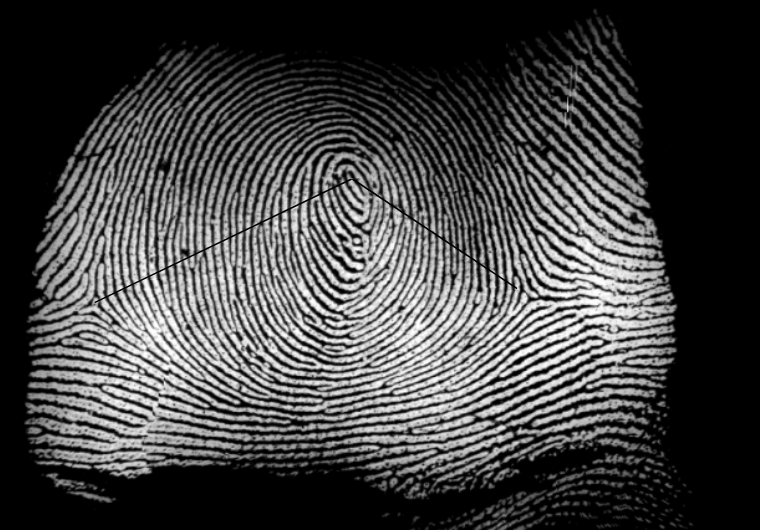
#> input picture imagen/img3.PNG, 760 x 532 px, found by its file name
$ python img.py   (older library calls are emulated)
#> lines starting #> are read from the running program, lines starting #| are printed output that depends on the picture; after the words box and inside, x2 and y2 are one past the last pixel; in counts of white or black regions, pixels touching at a corner belong together
import cv2
#importa libreria opencv
import numpy as np
#importa libreria numpy de opencv

def gabor_filter(image, theta=0, frequency=0.6, sigma_x=1, sigma_y=1):
    kernel = cv2.getGaborKernel((21, 21), sigma_x, sigma_y, frequency, 0.5, theta)
    filtered_image = cv2.filter2D(image, cv2.CV_8UC3, kernel)
    return filtered_image

def extract_fingerprint_features(image_path):
    image = cv2.imread(image_path, cv2.IMREAD_GRAYSCALE)
    orientations = [0, np.pi/4, np.pi/2, 3*np.pi/4]
    gabor_features = []
    for theta in orientations:
        filtered_image = gabor_filter(image, theta=theta)
        gabor_features.append(filtered_image)
    return gabor_features, image

def find_minutiae(image):
    # imagen binario
    _, binarized = cv2.threshold(image, 0, 255, cv2.THRESH_BINARY + cv2.THRESH_OTSU)

    # Mustra la imagen luego de adelgazarla
    cv2.imshow('Thinned Image', binarized)
    cv2.waitKey(0)
    cv2.destroyAllWindows()
    # toma la imagen adelgazada binariamentes y la converte en el esqueleto de esta
    thinning = cv2.ximgproc.thinning(binarized)
    skeleton = thinning.copy()
    skeleton = cv2.cvtColor(skeleton, cv2.COLOR_GRAY2BGR)

    # encuentra el contorno si cambian por RETR_External nunca muestra cosas en rojo no se porque
    contours, _ = cv2.findContours(thinning, cv2.RETR_LIST, cv2.CHAIN_APPROX_SIMPLE)

    # dibuja el contorno
    cv2.drawContours(skeleton, contours, -1, (255, 255, 255), 1)

    # muestra el controno
    cv2.imshow('Contours', skeleton)
    cv2.waitKey(0)
    cv2.destroyAllWindows()

    # filtro que se supone que busca los delta
    delta_minutiae = []
    for contour in contours:
        # busca en el controno de arriba linea 34
        perimeter = cv2.arcLength(contour, True)
        # para buscar en el contorno tama;a de como el perimtro entre mas le suban mas rojo les dara max 1 creo
        approx = cv2.approxPolyDP(contour, 0.03 * perimeter, True)
        if len(approx) == 3:  # Delta tiene 3 vertices
            # verifica el rango del contorno y revisa si este esta dentro del parametro
            area = cv2.contourArea(contour)
            if area >= 20 and area <= 800:  # ajusta el perimetro del area como el tama;o al que puede acceder
                # verifica que el rectangulo de la imagen sea cerca a 1
                x, y, w, h = cv2.boundingRect(contour)
                # divide el tama;o de la imagen con su altura
                aspect_ratio = float(w) / h
                if aspect_ratio >= 0.5 and aspect_ratio <= 2.5:  #ajusta el aspect ratio de la imagen
                    # checka si el contorno esta como en el centro del area
                    M = cv2.moments(contour)
                    cx = int(M['m10'] / M['m00'])
                    cy = int(M['m01'] / M['m00'])
                    if cv2.pointPolygonTest(contour, (cx, cy), False) == 1:
                        delta_minutiae.append(contour)

    # colorea las minutae en rojo
    cv2.drawContours(skeleton, delta_minutiae, -1, (0, 0, 255), 1)

    return skeleton

# muestra imagenes
def display_images(images, titles):
    for i, (image, title) in enumerate(zip(images, titles)):
        cv2.imshow(title, image)
    cv2.waitKey(0)
    cv2.destroyAllWindows()

def main():
    #ruta de la imagen
    image_path = 'imagen\img3.png'
    #manda la imagen al void de sacar el gabor filter
    gabor_features, original_image = extract_fingerprint_features(image_path)
#> in extract_fingerprint_features, image is the input picture: shape (532, 760); min 0, max 255, mean 67.4
#> the loop in extract_fingerprint_features, `for theta in orientations:` made 4 passes
#> pass 1, in gabor_filter, `filtered_image = cv2.filter2D(image, cv2.CV_8UC3, kernel)`:
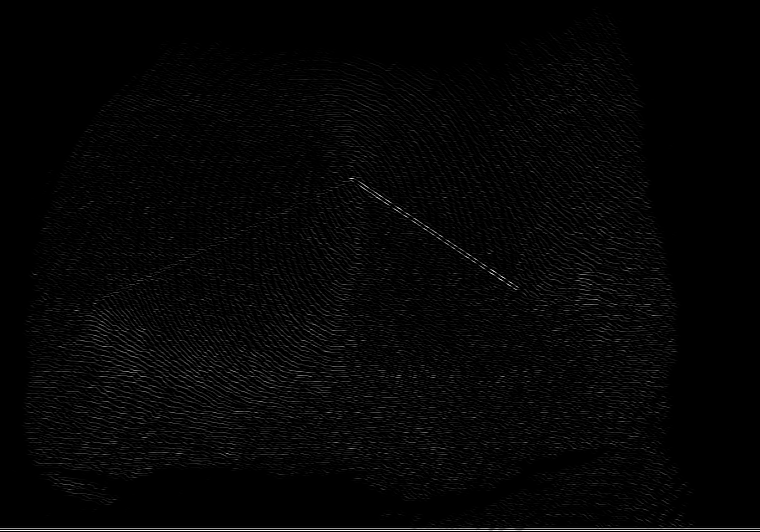
#> filtered_image: shape (532, 760); min 0, max 255, mean 5.5
#> after the loop in extract_fingerprint_features, `for theta in orientations:`: gabor_features = 4 items
#> gabor_features = 4 items
    #manda imagen a encontrar la minutiae
    minutiae_image = find_minutiae(original_image)
#> in find_minutiae, `_, binarized = cv2.threshold(image, 0, 255, cv2.THRESH_BINARY + cv2.TH..`:
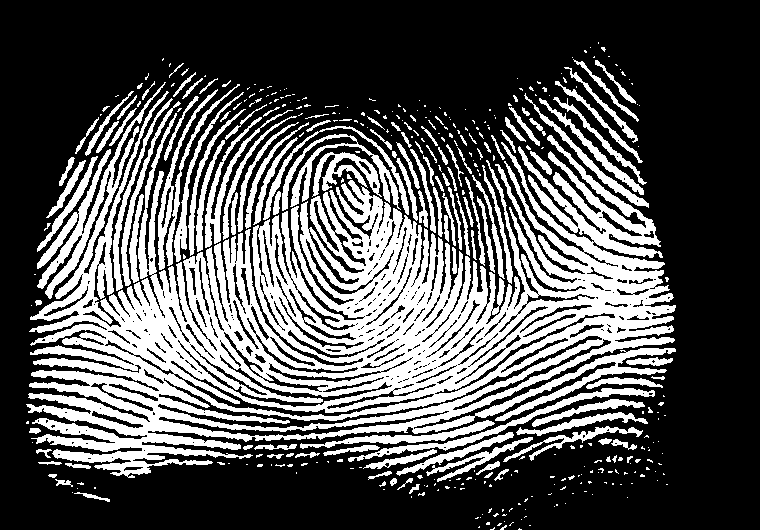
#> binarized: shape (532, 760); 33.6% white; 389 white regions (258 under 20 px), largest, box (x1, y1, x2, y2) and area: (26, 82, 676, 478) 97179, (348, 388, 655, 462) 1779, (282, 134, 401, 211) 1685
#> in find_minutiae, `thinning = cv2.ximgproc.thinning(binarized)`:
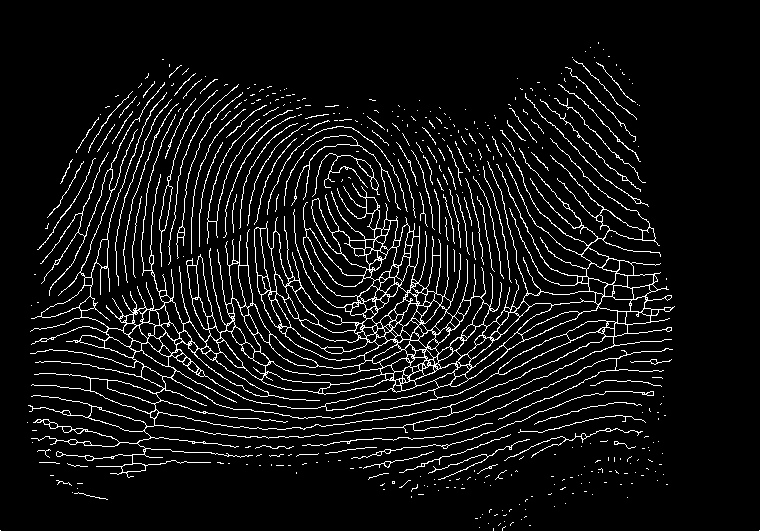
#> thinning: shape (532, 760); 7.1% white in thin lines or dots
#> in find_minutiae, `skeleton = cv2.cvtColor(skeleton, cv2.COLOR_GRAY2BGR)`: skeleton: shape (532, 760, 3); 7.1% white in thin lines or dots
#> in find_minutiae, `contours, _ = cv2.findContours(thinning, cv2.RETR_LIST, cv2.CHAIN_APPR..`: contours = 848 contours, 530 with area under 20; largest, box (x1, y1, x2, y2) and area: (28, 82, 675, 478) 70592, (154, 331, 606, 430) 6013, (168, 355, 438, 419) 3055, (176, 341, 396, 409) 2932, (154, 406, 452, 439) 2796
#> the loop in find_minutiae, `for contour in contours:` made 848 passes
#> (perimeter, area, x, y, w, h, aspect_ratio, cx) on passes 268, 319, 417, 447, 462, 475, 520, 620: (195, 655.5, 194, 348, 75, 49, 1.53, 229), (180.7, 722, 498, 334, 73, 41, 1.78, 534), (142.4, 518, 521, 311, 59, 30, 1.97, 549), (227.6, 799, 469, 303, 83, 65, 1.28, 511), (194.8, 748.5, 517, 300, 82, 35, 2.34, 557), (137.5, 450, 231, 298, 30, 54, 0.556, 243), (117.3, 374.5, 285, 285, 34, 40, 0.85, 300), (139.5, 488, 311, 198, 31, 56, 0.554, 323)
#> (perimeter, area, x, y, w, h, aspect_ratio) on passes 243, 573, 607: (92.04, 27.5, 630, 359, 42, 6, 7), (136.2, 435.5, 196, 256, 17, 61, 0.279), (114.9, 364.5, 254, 227, 14, 51, 0.275)
#> after the loop in find_minutiae, `for contour in contours:`: delta_minutiae = 8 contours; box (x1, y1, x2, y2) and area: (469, 303, 552, 368) 799, (517, 300, 599, 335) 748, (498, 334, 571, 375) 722, (194, 348, 269, 397) 656, (521, 311, 580, 341) 518, (311, 198, 342, 254) 488, (231, 298, 261, 352) 450, (285, 285, 319, 325) 374
#> in find_minutiae, `cv2.drawContours(skeleton, delta_minutiae, -1, (0, 0, 255), 1)`:
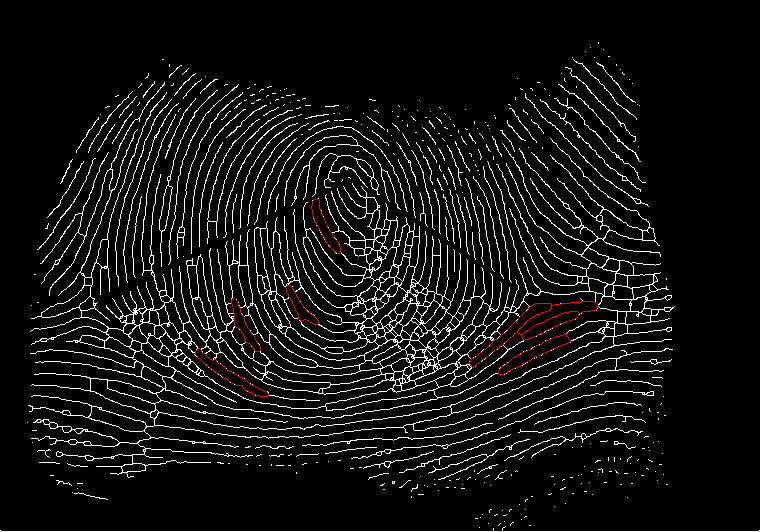
#> skeleton: shape (532, 760, 3); mean B, G, R 17.6, 17.6, 18.2
    #muestra imagenes las de gabor y la minutae con rayos
    display_images(gabor_features + [minutiae_image], [f'Gabor Filtered Image {i+1}' for i in range(len(gabor_features))] + ['Minutiae'])
#> the loop in display_images, `for i, (image, title) in enumerate(zip(images, titles)):` made 5 passes
#> title on passes 1 to 5: 'Gabor Filtered Image 1', 'Gabor Filtered Image 2', 'Gabor Filtered Image 3', 'Gabor Filtered Image 4', 'Minutiae'

if __name__ == "__main__":
    #ejecuta main
    main()

$ run again, with imagen/img1.PNG copied over imagen/img3.PNG
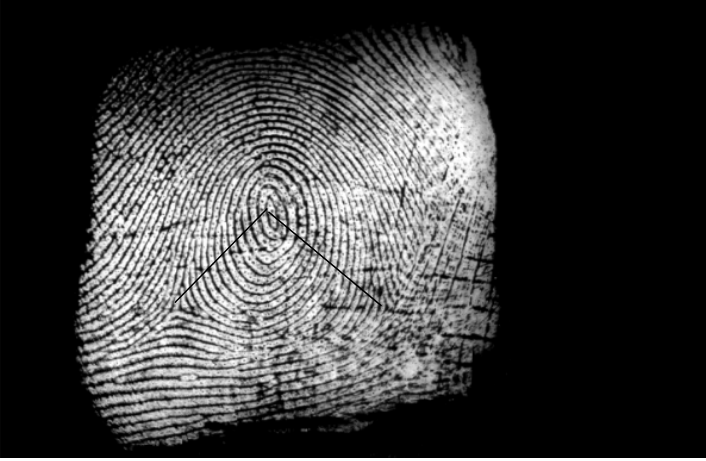
#> input picture imagen/img1.PNG, 706 x 461 px, found by its file name
#> in extract_fingerprint_features, image is the input picture: shape (461, 706); min 0, max 255, mean 60.4
#> after the loop in extract_fingerprint_features, `for theta in orientations:`: gabor_features = 4 items
#> in find_minutiae, `_, binarized = cv2.threshold(image, 0, 255, cv2.THRESH_BINARY + cv2.TH..`:
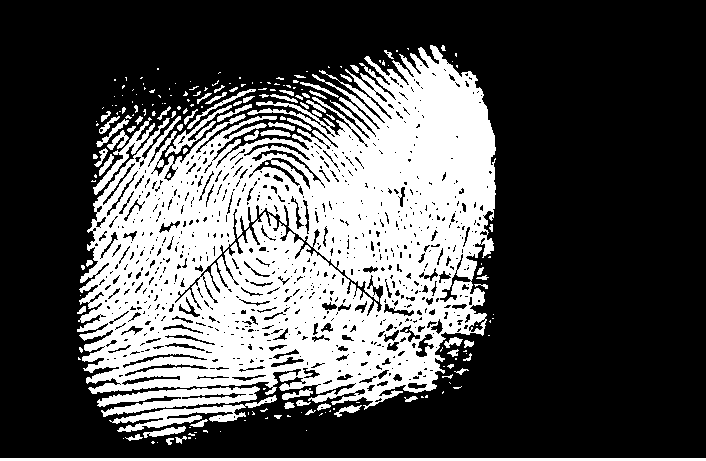
#> binarized: shape (461, 706); 32% white; 197 white regions (122 under 20 px), largest, box (x1, y1, x2, y2) and area: (77, 45, 496, 410) 92135, (97, 386, 260, 417) 2224, (0, 458, 706, 461) 2118
#> in find_minutiae, `thinning = cv2.ximgproc.thinning(binarized)`:
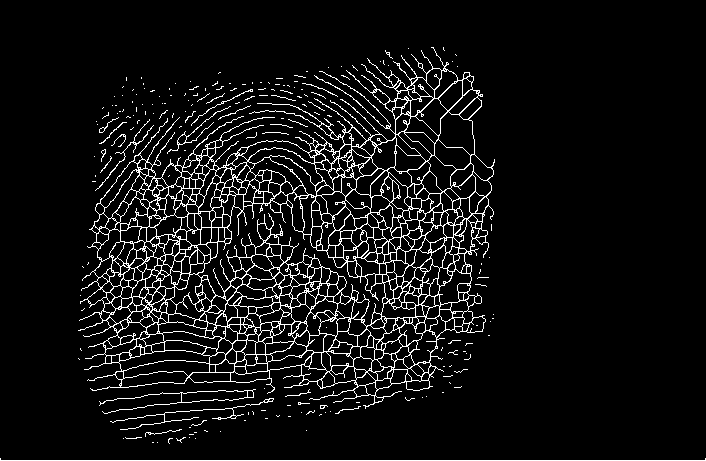
#> thinning: shape (461, 706); 7% white in thin lines or dots, all inside (x1, y1, x2, y2) = (0, 47, 706, 461)
#> contours = 1196 contours, 494 with area under 20; largest, box (x1, y1, x2, y2) and area: (78, 47, 495, 409) 91539, (197, 203, 386, 327) 5301, (438, 111, 475, 156) 1065, (123, 360, 210, 379) 884, (118, 350, 211, 372) 879
#> the loop in find_minutiae, `for contour in contours:` made 1196 passes
#> (perimeter, area) on pass 1196: (5664.5, 91539)
#> after the loop in find_minutiae, `for contour in contours:`: delta_minutiae = []
#> the loop in display_images, `for i, (image, title) in enumerate(zip(images, titles)):` made 5 passes
#> title on passes 1 to 5: 'Gabor Filtered Image 1', 'Gabor Filtered Image 2', 'Gabor Filtered Image 3', 'Gabor Filtered Image 4', 'Minutiae'

$ run again, with imagen/img2.PNG copied over imagen/img3.PNG
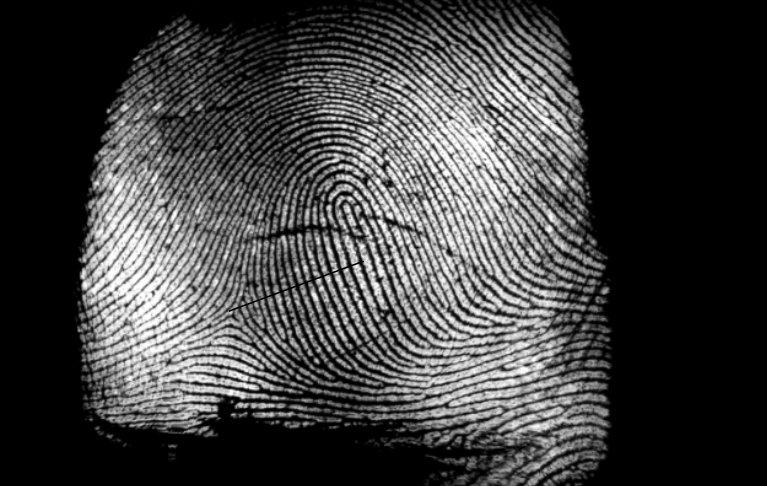
#> input picture imagen/img2.PNG, 767 x 486 px, found by its file name
#> in extract_fingerprint_features, image is the input picture: shape (486, 767); min 0, max 255, mean 63.1
#> after the loop in extract_fingerprint_features, `for theta in orientations:`: gabor_features = 4 items
#> in find_minutiae, `_, binarized = cv2.threshold(image, 0, 255, cv2.THRESH_BINARY + cv2.TH..`:
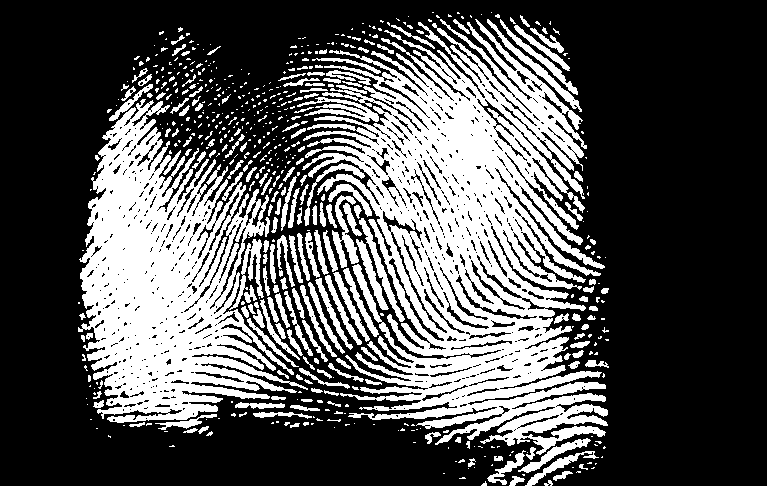
#> binarized: shape (486, 767); 33.2% white; 582 white regions (387 under 20 px), largest, box (x1, y1, x2, y2) and area: (302, 19, 608, 455) 62276, (78, 99, 308, 423) 36555, (487, 19, 582, 112) 774
#> in find_minutiae, `thinning = cv2.ximgproc.thinning(binarized)`:
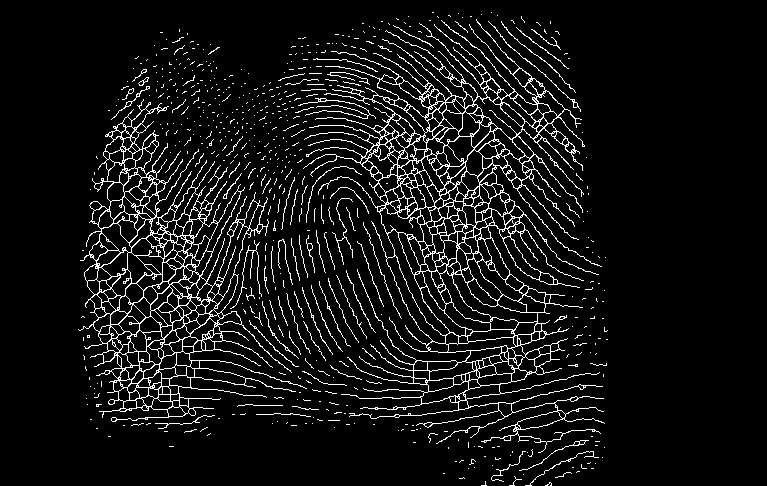
#> thinning: shape (486, 767); 7.4% white in thin lines or dots, all inside (x1, y1, x2, y2) = (78, 12, 608, 486)
#> contours = 1544 contours, 960 with area under 20; largest, box (x1, y1, x2, y2) and area: (303, 19, 605, 453) 44010, (78, 99, 307, 422) 28960, (387, 229, 450, 336) 1086, (452, 273, 538, 323) 1045, (386, 255, 446, 344) 992
#> the loop in find_minutiae, `for contour in contours:` made 1544 passes
#> (perimeter, area, x, y, w, h, aspect_ratio, cx) on pass 806: (154.9, 433, 206, 190, 35, 62, 0.565, 222)
#> after the loop in find_minutiae, `for contour in contours:`: delta_minutiae = 1 contour; box (x1, y1, x2, y2) and area: (206, 190, 241, 252) 433
#> the loop in display_images, `for i, (image, title) in enumerate(zip(images, titles)):` made 5 passes
#> title on passes 1 to 5: 'Gabor Filtered Image 1', 'Gabor Filtered Image 2', 'Gabor Filtered Image 3', 'Gabor Filtered Image 4', 'Minutiae'

$ run again, with imagen/imagen anterior.PNG copied over imagen/img3.PNG
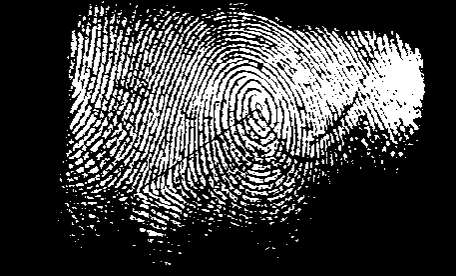
#> input picture imagen/imagen anterior.PNG, 456 x 276 px, found by its file name
#> in extract_fingerprint_features, image is the input picture: shape (276, 456); min 0, max 255, mean 66.8
#> after the loop in extract_fingerprint_features, `for theta in orientations:`: gabor_features = 4 items
#> in find_minutiae, `_, binarized = cv2.threshold(image, 0, 255, cv2.THRESH_BINARY + cv2.TH..`:
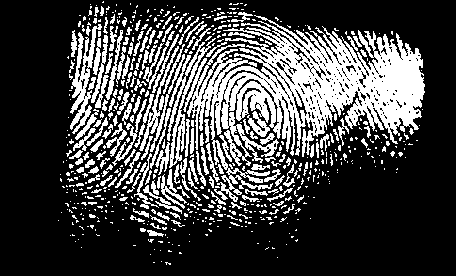
#> binarized: shape (276, 456); 26.7% white; 631 white regions (465 under 20 px), largest, box (x1, y1, x2, y2) and area: (183, 15, 425, 202) 17182, (70, 24, 102, 134) 1159, (167, 38, 216, 168) 1157
#> in find_minutiae, `thinning = cv2.ximgproc.thinning(binarized)`:
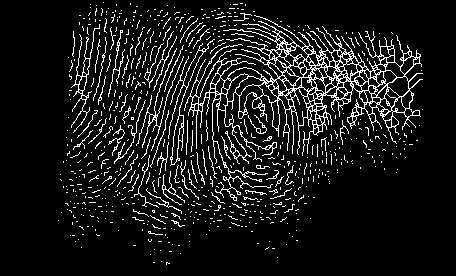
#> thinning: shape (276, 456); 9.4% white in thin lines or dots, all inside (x1, y1, x2, y2) = (58, 2, 423, 265)
#> contours = 1063 contours, 887 with area under 20; largest, box (x1, y1, x2, y2) and area: (184, 15, 423, 201) 11632, (168, 39, 215, 166) 544, (291, 88, 309, 126) 332, (387, 76, 410, 97) 278, (71, 24, 100, 133) 275
#> the loop in find_minutiae, `for contour in contours:` made 1063 passes
#> (perimeter, approx) on passes 2 to 4: (2, [[153, 262], [154, 262]]), (0, [[161, 261]]), (0, [[277, 257]])
#> after the loop in find_minutiae, `for contour in contours:`: delta_minutiae = []
#> the loop in display_images, `for i, (image, title) in enumerate(zip(images, titles)):` made 5 passes
#> title on passes 1 to 5: 'Gabor Filtered Image 1', 'Gabor Filtered Image 2', 'Gabor Filtered Image 3', 'Gabor Filtered Image 4', 'Minutiae'
